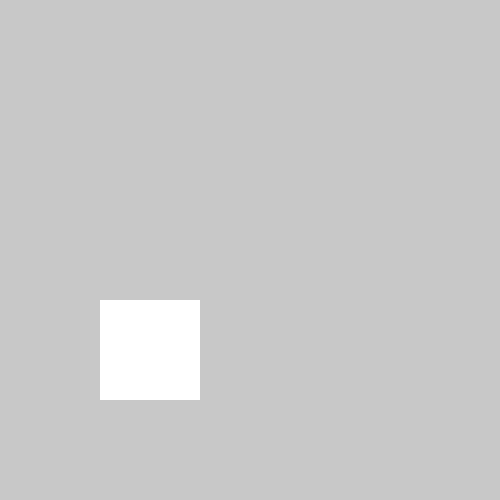
Frame 1 (no input)
Frame 60 (no input): identical to frame 1, image omitted
Frame 120 (the mouse pressed at the canvas centre since frame 60): identical to frame 1, image omitted

The p5.js sketch that drew this single still picture (run headless with seeded random() and noise() and a simulated clock; from frame 60 on, the mouse is pressed at the canvas centre):

// p5.js sketch
// ── sketch.js
function setup() {
  createCanvas(500, 500);
  background(200);
  noStroke();
}

function draw() {
  rect(100, 300, 100, 100);
  
  if (mouseX > 100 && mouseX < 200 && mouseY < 400 && mouseY > 300) {
    fill(0);
  }
  else {
    fill (255);
  }
}
